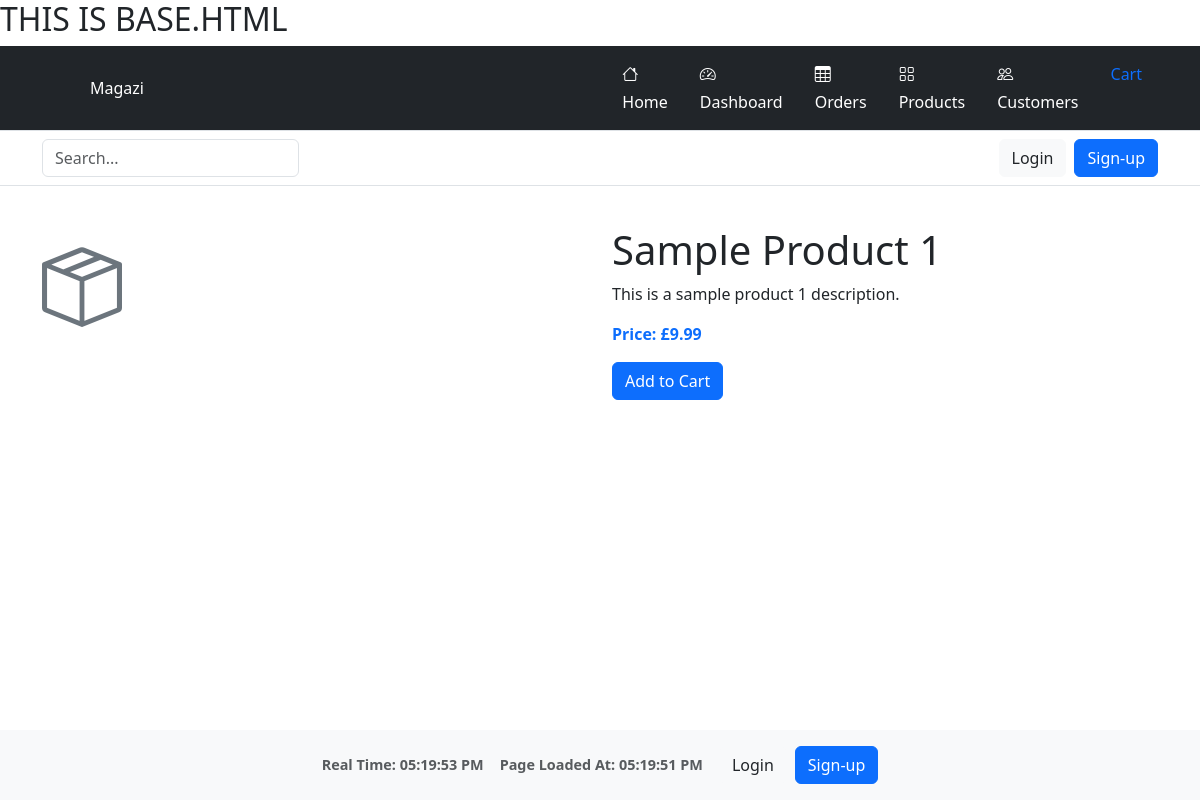
The page /products/1/ on the database its author committed.
### products/models.py (models this page shows, shortened)
class Product(models.Model):
    name = models.CharField(max_length=255)
    description = models.TextField()
    price = models.DecimalField(max_digits=10, decimal_places=2)
    image = models.ImageField(upload_to='product_images/', null=True, blank=True)
    stock = models.PositiveIntegerField(default=0)  # Adăugăm stocul
    created_at = models.DateTimeField(auto_now_add=True)
    updated_at = models.DateTimeField(auto_now=True)

### products/views.py (the view)
# urls.py: path('<int:pk>/', views.product_detail, name='product_detail'),
def product_detail(request, pk):
    product = get_object_or_404(Product, pk=pk)
    return render(request, 'products/product_detail.html', {'product': product})

### cart/context.py (called while the page is built)
def cart_summary(request):
    cart = request.session.get('cart', {})
    total = sum(
        get_object_or_404(Product, pk=item_id).price * quantity
        for item_id, quantity in cart.items()
    )
    return {'cart_total': total}

### products/templates/products/product_detail.html
{% extends "base.html" %}
{% load static %}
{% block extracss %}
    <link href="{% static 'css/products.css' %}" rel="stylesheet">
{% endblock %}
{% block content %}
<div class="container my-4">
    <div class="row">
        <div class="col-md-6">
            {% if product.image %}
                <img src="{{ product.image.url }}" class="img-fluid" alt="{{ product.name }}">
            {% else %}
                <i class="bi bi-box-seam" style="font-size: 5rem; color: #6c757d;"></i>
            {% endif %}
        </div>
        <div class="col-md-6">
            <h1>{{ product.name }}</h1>
            <p>{{ product.description }}</p>
            <p class="text-primary fw-bold">Price: £{{ product.price }}</p>
            <button href="{% url 'cart:add_to_cart' product.id %}" class="btn btn-primary">Add to Cart</button>
        </div>
    </div>
</div>
{% endblock %}

### static/css/base_style.css (style rules this page uses)
html, body { min-height: 100vh; margin: 0; display: flex; flex-direction: column; }

### rows shown on the page
Product: name "Sample Product 1", description "This is a sample product 1 description.", price "9.99"
